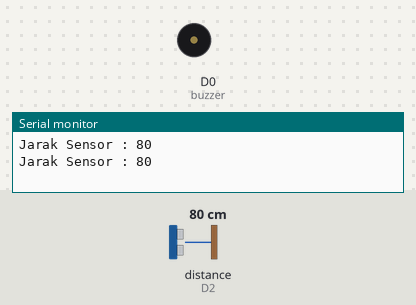
A sketch run on a simulated ESP8266 (Wemos D1 mini). On the bench: buzzer (waves = sounding, pin HIGH), the last lines printed to the serial monitor. Wiring (inferred from the names in the program): ultrasonic range finder: trigger D1; echo D2. Inputs (shaded band) come from the test bench; at power-on: distance to the obstacle (sensor on D2) 80 cm. The echo pulse lasts 58.3 µs per cm; pins used as bus, display or sensor lines are not drawn.

Above: at 3.0 s.
3.1 s: distance to the obstacle (sensor on D2) set to 11 cm
5.0 s: distance to the obstacle (sensor on D2) set to 8 cm
At 6.9 s:
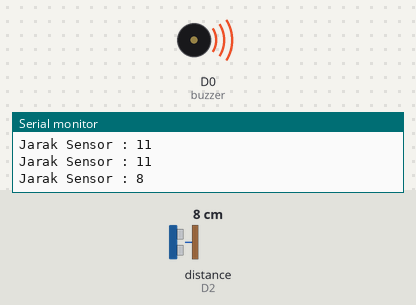
Timing chart, 0 to 8.4 s (numbered marks = the images above; inputs shaded):
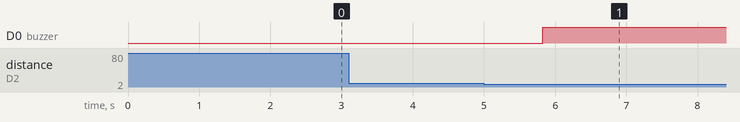

Measured:
- the behaviour switches between 10 and 9 cm on distance to the obstacle (sensor on D2) (found by bisection; images 0 and 1)
- after the input at 5.0 s, D0 (buzzer): LOW → HIGH after 0.83 s

The sketch:

Edgent_ESP8266.ino
```cpp
// Fill-in information from your Blynk Template here
#define BLYNK_TEMPLATE_ID ""    // fill with your's project id templates
#define BLYNK_DEVICE_NAME ""    // fill with your's project name on blynk

#define BLYNK_FIRMWARE_VERSION        "0.1.0"

#define BLYNK_PRINT Serial
//#define BLYNK_DEBUG

#define APP_DEBUG

// Uncomment your board, or configure a custom board in Settings.h
//#define USE_SPARKFUN_BLYNK_BOARD
//#define USE_NODE_MCU_BOARD
//#define USE_WITTY_CLOUD_BOARD
//#define USE_WEMOS_D1_MINI

#include "BlynkEdgent.h"
BlynkTimer timer;
WidgetLED led1(V1);
#define buzzer D0
#define triggerPin D1
#define echoPin D2
long duration, jarak;

void kondisi()
{
  digitalWrite(triggerPin, LOW);
  delayMicroseconds(2);
  digitalWrite(triggerPin, HIGH);
  delayMicroseconds(10);
  digitalWrite(triggerPin, LOW);
  duration = pulseIn(echoPin, HIGH);
  jarak = (duration/2) / 29.1;
  Serial.print("Jarak Sensor : ");
  Serial.println(jarak);
  if(jarak < 10)
  {
    digitalWrite(buzzer, HIGH);
    led1.off();
    delay(10000);
    digitalWrite(buzzer, LOW);
  }
  else
  {
    digitalWrite(buzzer, LOW);
    delay(1000);
  }
}

void setup()
{
  Serial.begin(9600);
  BlynkEdgent.begin();
  pinMode(triggerPin, OUTPUT);
  pinMode(echoPin, INPUT);
  pinMode(buzzer, OUTPUT);
  timer.setInterval(10L, kondisi);
}

void loop() {
  BlynkEdgent.run();
  timer.run();
}
```
